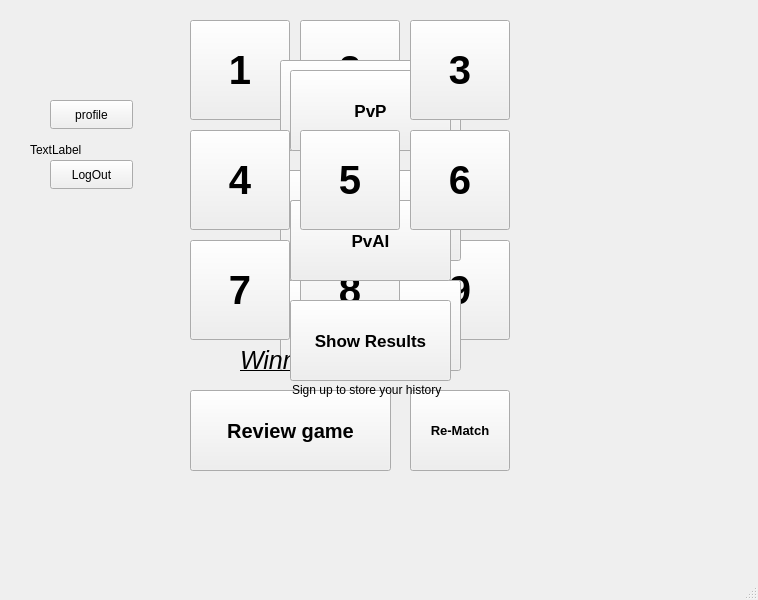
<?xml version="1.0" encoding="UTF-8"?>
<ui version="4.0">
 <class>MainWindow</class>
 <widget class="QMainWindow" name="MainWindow">
  <property name="geometry">
   <rect>
    <x>0</x>
    <y>0</y>
    <width>758</width>
    <height>600</height>
   </rect>
  </property>
  <property name="windowTitle">
   <string>MainWindow</string>
  </property>
  <widget class="QWidget" name="centralwidget">
   <widget class="QStackedWidget" name="stackedWidget">
    <property name="geometry">
     <rect>
      <x>10</x>
      <y>-20</y>
      <width>751</width>
      <height>511</height>
     </rect>
    </property>
    <property name="currentIndex">
     <number>2</number>
    </property>
    <widget class="QWidget" name="page_0"/>
    <widget class="QWidget" name="page_1"/>
    <widget class="QWidget" name="page_2">
     <widget class="QPushButton" name="grid8">
      <property name="enabled">
       <bool>true</bool>
      </property>
      <property name="geometry">
       <rect>
        <x>400</x>
        <y>260</y>
        <width>100</width>
        <height>100</height>
       </rect>
      </property>
      <property name="font">
       <font>
        <pointsize>30</pointsize>
        <bold>true</bold>
       </font>
      </property>
      <property name="text">
       <string>9</string>
      </property>
      <property name="autoDefault">
       <bool>false</bool>
      </property>
      <property name="default">
       <bool>false</bool>
      </property>
      <property name="flat">
       <bool>false</bool>
      </property>
     </widget>
     <widget class="QPushButton" name="PvAI_Button_hard">
      <property name="enabled">
       <bool>true</bool>
      </property>
      <property name="geometry">
       <rect>
        <x>270</x>
        <y>300</y>
        <width>181</width>
        <height>91</height>
       </rect>
      </property>
      <property name="font">
       <font>
        <pointsize>13</pointsize>
        <bold>true</bold>
       </font>
      </property>
      <property name="text">
       <string>Hard</string>
      </property>
     </widget>
     <widget class="QPushButton" name="rematch">
      <property name="enabled">
       <bool>true</bool>
      </property>
      <property name="geometry">
       <rect>
        <x>400</x>
        <y>410</y>
        <width>100</width>
        <height>81</height>
       </rect>
      </property>
      <property name="font">
       <font>
        <pointsize>10</pointsize>
        <bold>true</bold>
       </font>
      </property>
      <property name="text">
       <string>Re-Match</string>
      </property>
      <property name="autoDefault">
       <bool>false</bool>
      </property>
      <property name="default">
       <bool>false</bool>
      </property>
      <property name="flat">
       <bool>false</bool>
      </property>
     </widget>
     <widget class="QPushButton" name="grid1">
      <property name="enabled">
       <bool>true</bool>
      </property>
      <property name="geometry">
       <rect>
        <x>290</x>
        <y>40</y>
        <width>100</width>
        <height>100</height>
       </rect>
      </property>
      <property name="font">
       <font>
        <pointsize>30</pointsize>
        <bold>true</bold>
       </font>
      </property>
      <property name="text">
       <string>2</string>
      </property>
      <property name="autoDefault">
       <bool>false</bool>
      </property>
      <property name="default">
       <bool>false</bool>
      </property>
      <property name="flat">
       <bool>false</bool>
      </property>
     </widget>
     <widget class="QPushButton" name="normal_Button">
      <property name="enabled">
       <bool>true</bool>
      </property>
      <property name="geometry">
       <rect>
        <x>280</x>
        <y>90</y>
        <width>161</width>
        <height>81</height>
       </rect>
      </property>
      <property name="font">
       <font>
        <pointsize>20</pointsize>
        <bold>true</bold>
       </font>
      </property>
      <property name="text">
       <string>Normal</string>
      </property>
      <property name="autoDefault">
       <bool>false</bool>
      </property>
      <property name="default">
       <bool>false</bool>
      </property>
      <property name="flat">
       <bool>false</bool>
      </property>
     </widget>
     <widget class="QPushButton" name="grid0">
      <property name="enabled">
       <bool>true</bool>
      </property>
      <property name="geometry">
       <rect>
        <x>180</x>
        <y>40</y>
        <width>100</width>
        <height>100</height>
       </rect>
      </property>
      <property name="font">
       <font>
        <pointsize>30</pointsize>
        <bold>true</bold>
        <underline>false</underline>
       </font>
      </property>
      <property name="autoFillBackground">
       <bool>false</bool>
      </property>
      <property name="text">
       <string>1</string>
      </property>
      <property name="checkable">
       <bool>false</bool>
      </property>
      <property name="autoDefault">
       <bool>false</bool>
      </property>
      <property name="default">
       <bool>false</bool>
      </property>
      <property name="flat">
       <bool>false</bool>
      </property>
     </widget>
     <widget class="QPushButton" name="showHistory">
      <property name="enabled">
       <bool>true</bool>
      </property>
      <property name="geometry">
       <rect>
        <x>180</x>
        <y>410</y>
        <width>201</width>
        <height>81</height>
       </rect>
      </property>
      <property name="font">
       <font>
        <pointsize>15</pointsize>
        <bold>true</bold>
       </font>
      </property>
      <property name="text">
       <string>Review game</string>
      </property>
     </widget>
     <widget class="QPushButton" name="PvAI_Button_Normal">
      <property name="enabled">
       <bool>true</bool>
      </property>
      <property name="geometry">
       <rect>
        <x>270</x>
        <y>190</y>
        <width>181</width>
        <height>91</height>
       </rect>
      </property>
      <property name="font">
       <font>
        <pointsize>13</pointsize>
        <bold>true</bold>
       </font>
      </property>
      <property name="text">
       <string>Normal</string>
      </property>
     </widget>
     <widget class="QPushButton" name="PvAI_Button_easy">
      <property name="enabled">
       <bool>true</bool>
      </property>
      <property name="geometry">
       <rect>
        <x>270</x>
        <y>80</y>
        <width>181</width>
        <height>91</height>
       </rect>
      </property>
      <property name="font">
       <font>
        <pointsize>13</pointsize>
        <bold>true</bold>
       </font>
      </property>
      <property name="text">
       <string>Easy</string>
      </property>
     </widget>
     <widget class="QPushButton" name="grid6">
      <property name="enabled">
       <bool>true</bool>
      </property>
      <property name="geometry">
       <rect>
        <x>180</x>
        <y>260</y>
        <width>100</width>
        <height>100</height>
       </rect>
      </property>
      <property name="font">
       <font>
        <pointsize>30</pointsize>
        <bold>true</bold>
       </font>
      </property>
      <property name="text">
       <string>7</string>
      </property>
      <property name="autoDefault">
       <bool>false</bool>
      </property>
      <property name="default">
       <bool>false</bool>
      </property>
      <property name="flat">
       <bool>false</bool>
      </property>
     </widget>
     <widget class="QPushButton" name="PvP_Button">
      <property name="enabled">
       <bool>true</bool>
      </property>
      <property name="geometry">
       <rect>
        <x>280</x>
        <y>90</y>
        <width>161</width>
        <height>81</height>
       </rect>
      </property>
      <property name="font">
       <font>
        <pointsize>13</pointsize>
        <bold>true</bold>
       </font>
      </property>
      <property name="text">
       <string>PvP</string>
      </property>
      <property name="autoDefault">
       <bool>false</bool>
      </property>
      <property name="default">
       <bool>false</bool>
      </property>
      <property name="flat">
       <bool>false</bool>
      </property>
     </widget>
     <widget class="QPushButton" name="grid7">
      <property name="enabled">
       <bool>true</bool>
      </property>
      <property name="geometry">
       <rect>
        <x>290</x>
        <y>260</y>
        <width>100</width>
        <height>100</height>
       </rect>
      </property>
      <property name="font">
       <font>
        <pointsize>30</pointsize>
        <bold>true</bold>
       </font>
      </property>
      <property name="text">
       <string>8</string>
      </property>
      <property name="autoDefault">
       <bool>false</bool>
      </property>
      <property name="default">
       <bool>false</bool>
      </property>
      <property name="flat">
       <bool>false</bool>
      </property>
     </widget>
     <widget class="QPushButton" name="infinite_Button">
      <property name="enabled">
       <bool>true</bool>
      </property>
      <property name="geometry">
       <rect>
        <x>280</x>
        <y>220</y>
        <width>161</width>
        <height>81</height>
       </rect>
      </property>
      <property name="font">
       <font>
        <pointsize>20</pointsize>
        <bold>true</bold>
       </font>
      </property>
      <property name="text">
       <string>Infinite</string>
      </property>
     </widget>
     <widget class="QPushButton" name="PvAI_Button">
      <property name="enabled">
       <bool>true</bool>
      </property>
      <property name="geometry">
       <rect>
        <x>280</x>
        <y>220</y>
        <width>161</width>
        <height>81</height>
       </rect>
      </property>
      <property name="font">
       <font>
        <pointsize>13</pointsize>
        <bold>true</bold>
       </font>
      </property>
      <property name="text">
       <string>PvAI</string>
      </property>
     </widget>
     <widget class="QPushButton" name="grid3">
      <property name="enabled">
       <bool>true</bool>
      </property>
      <property name="geometry">
       <rect>
        <x>180</x>
        <y>150</y>
        <width>100</width>
        <height>100</height>
       </rect>
      </property>
      <property name="font">
       <font>
        <pointsize>30</pointsize>
        <bold>true</bold>
       </font>
      </property>
      <property name="text">
       <string>4</string>
      </property>
      <property name="autoDefault">
       <bool>false</bool>
      </property>
      <property name="default">
       <bool>false</bool>
      </property>
      <property name="flat">
       <bool>false</bool>
      </property>
     </widget>
     <widget class="QPushButton" name="grid4">
      <property name="enabled">
       <bool>true</bool>
      </property>
      <property name="geometry">
       <rect>
        <x>290</x>
        <y>150</y>
        <width>100</width>
        <height>100</height>
       </rect>
      </property>
      <property name="font">
       <font>
        <pointsize>30</pointsize>
        <bold>true</bold>
       </font>
      </property>
      <property name="text">
       <string>5</string>
      </property>
      <property name="autoDefault">
       <bool>false</bool>
      </property>
      <property name="default">
       <bool>false</bool>
      </property>
      <property name="flat">
       <bool>false</bool>
      </property>
     </widget>
     <widget class="QPushButton" name="grid2">
      <property name="enabled">
       <bool>true</bool>
      </property>
      <property name="geometry">
       <rect>
        <x>400</x>
        <y>40</y>
        <width>100</width>
        <height>100</height>
       </rect>
      </property>
      <property name="font">
       <font>
        <pointsize>30</pointsize>
        <bold>true</bold>
       </font>
      </property>
      <property name="text">
       <string>3</string>
      </property>
      <property name="autoDefault">
       <bool>false</bool>
      </property>
      <property name="default">
       <bool>false</bool>
      </property>
      <property name="flat">
       <bool>false</bool>
      </property>
     </widget>
     <widget class="QPushButton" name="grid5">
      <property name="enabled">
       <bool>true</bool>
      </property>
      <property name="geometry">
       <rect>
        <x>400</x>
        <y>150</y>
        <width>100</width>
        <height>100</height>
       </rect>
      </property>
      <property name="font">
       <font>
        <pointsize>30</pointsize>
        <bold>true</bold>
       </font>
      </property>
      <property name="text">
       <string>6</string>
      </property>
      <property name="autoDefault">
       <bool>false</bool>
      </property>
      <property name="default">
       <bool>false</bool>
      </property>
      <property name="flat">
       <bool>false</bool>
      </property>
     </widget>
     <widget class="QLabel" name="gameResut">
      <property name="geometry">
       <rect>
        <x>230</x>
        <y>330</y>
        <width>351</width>
        <height>101</height>
       </rect>
      </property>
      <property name="font">
       <font>
        <pointsize>19</pointsize>
        <italic>true</italic>
        <underline>true</underline>
        <strikeout>false</strikeout>
        <fontweight>Black</fontweight>
       </font>
      </property>
      <property name="text">
       <string>Winner Winner </string>
      </property>
     </widget>
     <widget class="QPushButton" name="ShowResults">
      <property name="enabled">
       <bool>true</bool>
      </property>
      <property name="geometry">
       <rect>
        <x>280</x>
        <y>320</y>
        <width>161</width>
        <height>81</height>
       </rect>
      </property>
      <property name="font">
       <font>
        <pointsize>13</pointsize>
        <bold>true</bold>
       </font>
      </property>
      <property name="text">
       <string>Show Results</string>
      </property>
     </widget>
     <widget class="QPushButton" name="LogOut_Button">
      <property name="geometry">
       <rect>
        <x>40</x>
        <y>180</y>
        <width>83</width>
        <height>29</height>
       </rect>
      </property>
      <property name="text">
       <string>LogOut</string>
      </property>
     </widget>
     <widget class="QPushButton" name="profile_button">
      <property name="geometry">
       <rect>
        <x>40</x>
        <y>120</y>
        <width>83</width>
        <height>29</height>
       </rect>
      </property>
      <property name="text">
       <string>profile</string>
      </property>
     </widget>
     <widget class="QLabel" name="NameInProfile">
      <property name="geometry">
       <rect>
        <x>20</x>
        <y>160</y>
        <width>161</width>
        <height>20</height>
       </rect>
      </property>
      <property name="text">
       <string>TextLabel</string>
      </property>
     </widget>
     <widget class="QLabel" name="nohistoryforyou">
      <property name="geometry">
       <rect>
        <x>282</x>
        <y>400</y>
        <width>201</width>
        <height>20</height>
       </rect>
      </property>
      <property name="text">
       <string>Sign up to store your history</string>
      </property>
     </widget>
    </widget>
    <widget class="QWidget" name="page_3">
     <widget class="QLabel" name="last10">
      <property name="geometry">
       <rect>
        <x>210</x>
        <y>30</y>
        <width>371</width>
        <height>91</height>
       </rect>
      </property>
      <property name="font">
       <font>
        <pointsize>22</pointsize>
        <italic>true</italic>
        <bold>true</bold>
       </font>
      </property>
      <property name="text">
       <string>LAST 10 GAME RESULTS</string>
      </property>
     </widget>
     <widget class="QTableWidget" name="tableWidget_history">
      <property name="geometry">
       <rect>
        <x>30</x>
        <y>110</y>
        <width>691</width>
        <height>391</height>
       </rect>
      </property>
     </widget>
    </widget>
   </widget>
  </widget>
  <widget class="QMenuBar" name="menubar">
   <property name="geometry">
    <rect>
     <x>0</x>
     <y>0</y>
     <width>758</width>
     <height>21</height>
    </rect>
   </property>
  </widget>
  <widget class="QStatusBar" name="statusbar"/>
 </widget>
 <resources/>
 <connections/>
</ui>
